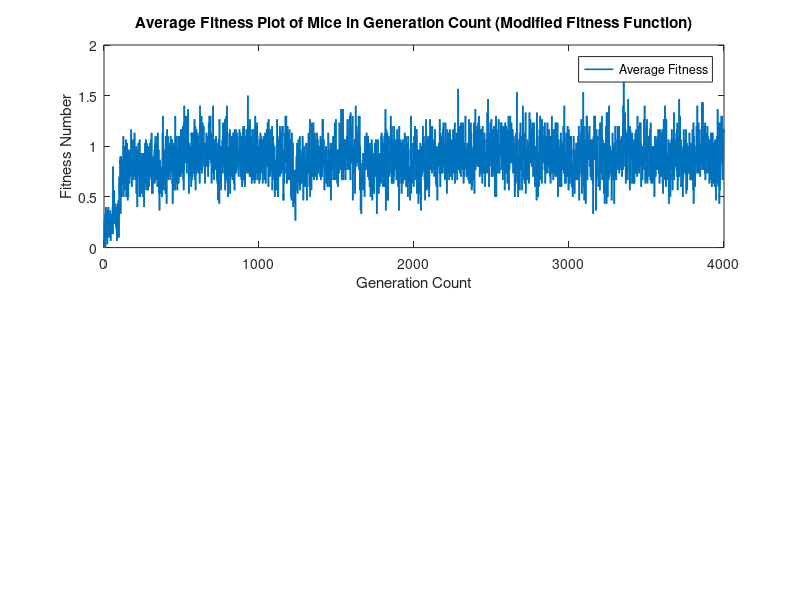

Write MATLAB code to recreate this figure. (Note: this script raises an error after producing the figure.)
clear all
close all
load("question_4.mat")
figure(1)
subplot(2,1,1);
plot(generation,average,'LineWidth',1.2);
title('Average Fitness Plot of Mice in Generation Count (Modified Fitness Function)')
xlabel('Generation Count') 
ylabel('Fitness Number') 
legend({'Average Fitness'},'Location','northeast')
ax = gca;
ax.FontSize = 12;
xticks([0 150 400 1000  4000])
xticklabels({'0','150','400','1000','4000'})
subplot(2,1,2)
plot(generation,best,'LineWidth',1.2);
title('Best Fitness Plot of Mice in Generation Count (Modified Fitness Function)')
xlabel('Generation Count') 
ylabel('Fitness Number') 
legend({'Best Fitness'},'Location','northeast')
ax = gca;
ax.FontSize = 12;
xticks([0 150 400 1000 4000])
xticklabels({'0','150','400','1000','4000'})
saveas(1,'0-4000.svg')
figure(2)
subplot(2,1,1);
plot(generation,average,'LineWidth',1.2);
title('Average Fitness Plot of Mice in Generation Count (Modified Fitness Function)')
xlabel('Generation Count') 
ylabel('Fitness Number') 
legend({'Average Fitness'},'Location','northeast')
ax = gca;
ax.FontSize = 12;
xlim([0 400])
ylim([0 2])
subplot(2,1,2)
plot(generation,best,'LineWidth',1.2);
title('Best Fitness Plot of Mice in Generation Count (Modified Fitness Function)')
xlabel('Generation Count') 
ylabel('Fitness Number') 
legend({'Best Fitness'},'Location','northeast')
ax = gca;
ax.FontSize = 12;
xlim([0 400])
ylim([0 5.5])
saveas(1,'0-400.svg')